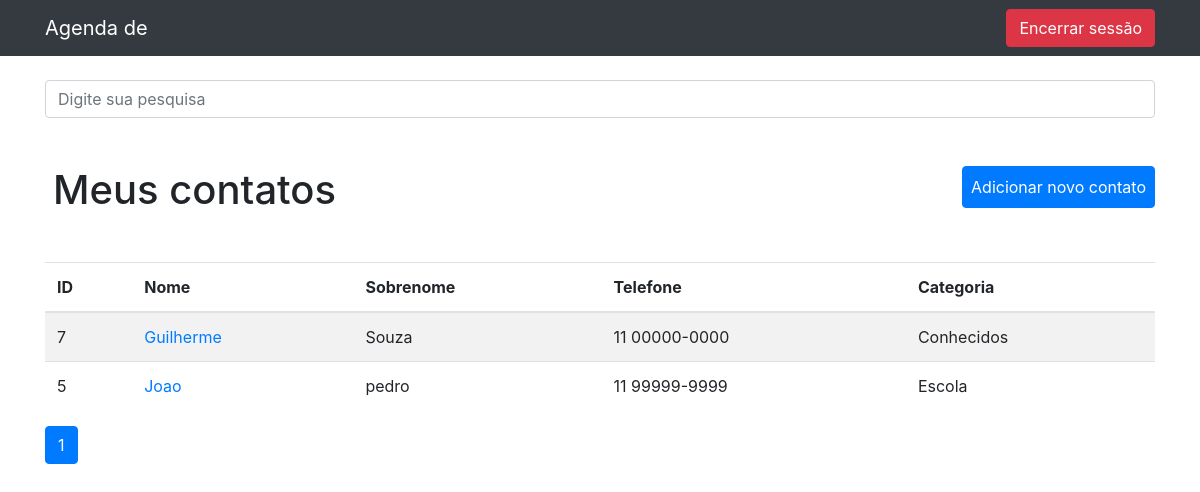
Page / (signed in) on the earlier database version.
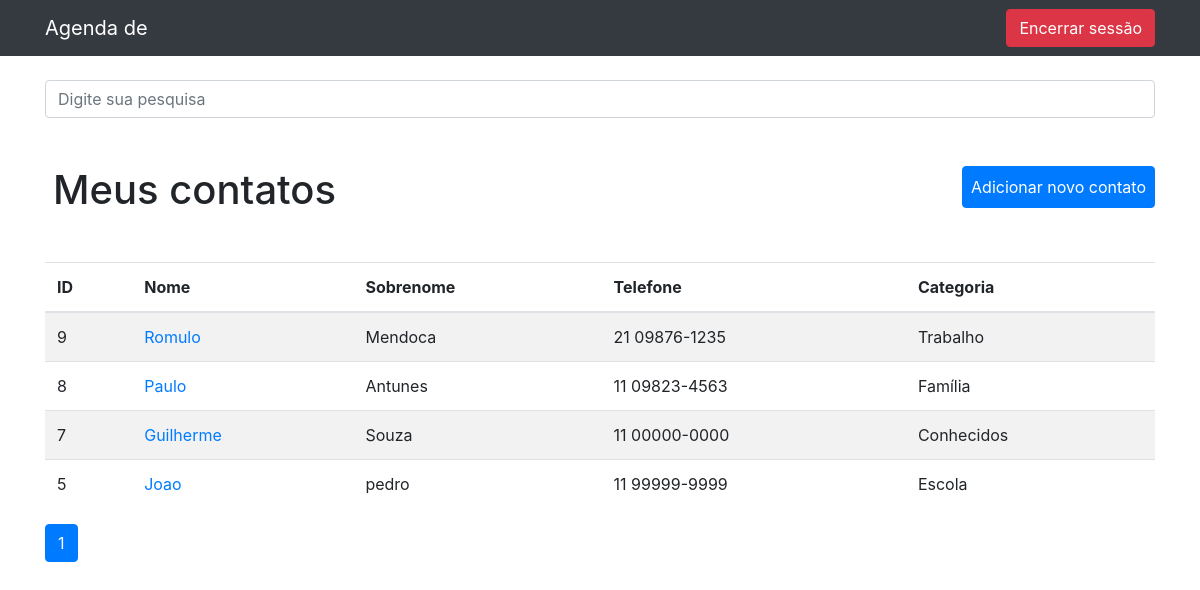
Same page on the later database version.
### contatos/models.py (models this page shows, shortened)
class Contato(models.Model):
    nome = models.CharField(max_length=255)
    sobrenome = models.CharField(max_length=255, blank=True)
    telefone = models.CharField(max_length=255)
    email = models.CharField(max_length=255, blank=True)
    data_criacao = models.DateTimeField(default=timezone.now)
    descricao = models.TextField(blank=True)
    categoria = models.ForeignKey(Categoria, on_delete=models.DO_NOTHING)
    mostrar = models.BooleanField(default=True)
    foto = models.ImageField(blank=True, upload_to = 'fotos/%Y/%m/')

class Categoria(models.Model):
    nome = models.CharField(max_length=255)
    def __str__(self):
        return self.nome

### contatos/views.py (the view)
# urls.py: path('', views.index, name='index'),
@login_required(redirect_field_name='login')
def index(request):
    contatos = Contato.objects.order_by('-id').filter(mostrar=True)
    paginator = Paginator(contatos, CONTATOS_POR_PAGINA)
    page = request.GET.get('p')
    contatos = paginator.get_page(page)
    return render(request, 'contatos/index.html', {
        'contatos': contatos
    })

### contatos/templates/contatos/index.html
{% extends 'base.html' %}
{%block 'conteudo'%}
<br>
<form method="get" action="{% url 'busca' %}">
    <div class="form-group row">
    <div class="col-12">
        <input class="form-control"
            type="search" value="{{ request.GET.termo }}"
            id="search-input"
            placeholder="Digite sua pesquisa"
            name="termo">
    </div>
    </div>
</form>
<div class="mt-5 mb-5">
<h1 class="d-inline p-2">Meus contatos</h1>
<a href="{% url 'dashboard' %}"><button type="button" class="d-inline p-2 btn btn-primary float-right">Adicionar novo contato</button></a>
</div>
<div class="table-responsive">
    <table class="table table-striped">
        <thead>
        <tr>
            <th scope="col">ID</th>
            <th scope="col">Nome</th>
            <th scope="col">Sobrenome</th>
            <th scope="col">Telefone</th>
            <th scope="col">Categoria</th>
        </tr>
        </thead>
        <tbody>
        {% for contato in contatos %}
            <tr>
                <td>{{ contato.id }}</td>
                <td><a href="{% url 'ver_contato' contato.id %}"> {{ contato.nome }}</a></td>
                <td>{{ contato.sobrenome }}</td>
                <td>{{ contato.telefone }}</td>
                <td>{{ contato.categoria }}</td>
            </tr>
        {%endfor%}
        </tbody>
    </table>
</div>
<nav aria-label="Page navigation example">
    <ul class="pagination">
    {% for pagina in contatos.paginator.page_range %}
        {% if contatos.number == pagina %}
            <li class="page-item active"><a class="page-link" href="?p={{ pagina }}&termo={{ request.GET.termo }}">{{ pagina }}</a></li>
        {% else %}
            <li class="page-item"><a class="page-link" href="?p={{ pagina }}&termo={{ request.GET.termo }}">{{ pagina }}</a></li>
        {% endif %}
    {% endfor %}
    </ul>
  </nav>
{%endblock%}

### templates/base.html (shortened to what this page needs)
{% load static %}
<!DOCTYPE html>
<html lang="pt">
<head>
  {% include 'parciais/_head.html'%}
</head>
<body>
  {% include 'parciais/_nav.html'%}
  <div class="container">
    <div class="row">
      <div class="col-lg-12">
        {%block 'conteudo'%}{%endblock%}
        <br><br>
      </div>
    </div>
  </div>
</body>
</html>

### templates/parciais/_head.html (shortened to what this page needs)
{% load static %}
<link href="{% static 'vendor/bootstrap/css/bootstrap.min.css' %}" rel="stylesheet">

### templates/parciais/_nav.html (shortened to what this page needs)
{%load static %}
<nav class="navbar navbar-expand-lg navbar-dark bg-dark static-top">
    <div class="container">
      {% if 'login' in request.path or 'cadastro' in request.path %}
        <a class="navbar-brand" href="{% url 'index' %}">Agenda</a>
      {% else %}
        <a class="navbar-brand" href="{% url 'index' %}">Agenda de {{ user.first_name }} {{ user.last_name }}</a>
        <div class="collapse navbar-collapse" id="navbarSupportedContent">
          <a href="{% url 'logout' %}"><button class="btn btn-danger my-2 my-sm-0" type="submit">Encerrar sessão</button></a>
        </div>
      {% endif %}
      </div>
  </nav>

Differences in the rows shown:
added Contato: id "9", nome "Romulo", sobrenome "Mendoca", telefone "21 09876-1235", categoria "Trabalho"
added Contato: id "8", nome "Paulo", sobrenome "Antunes", telefone "11 09823-4563", categoria "Família"
